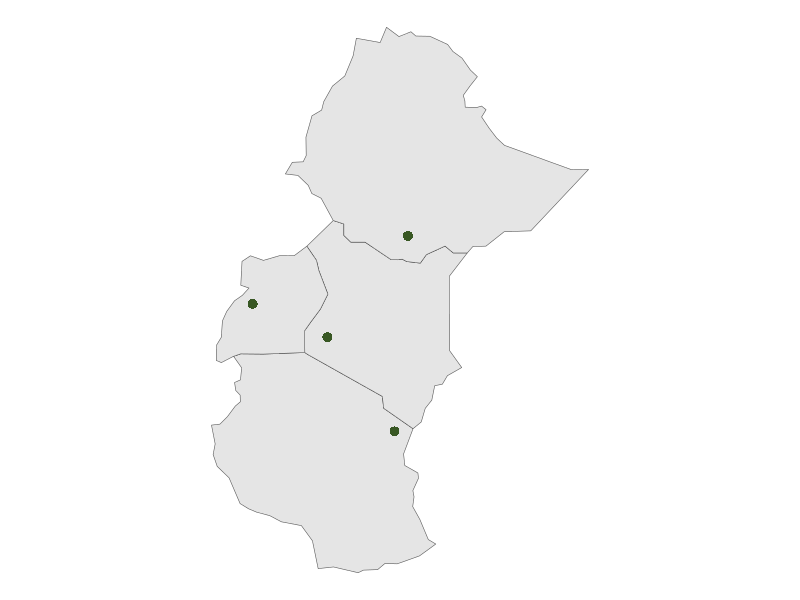
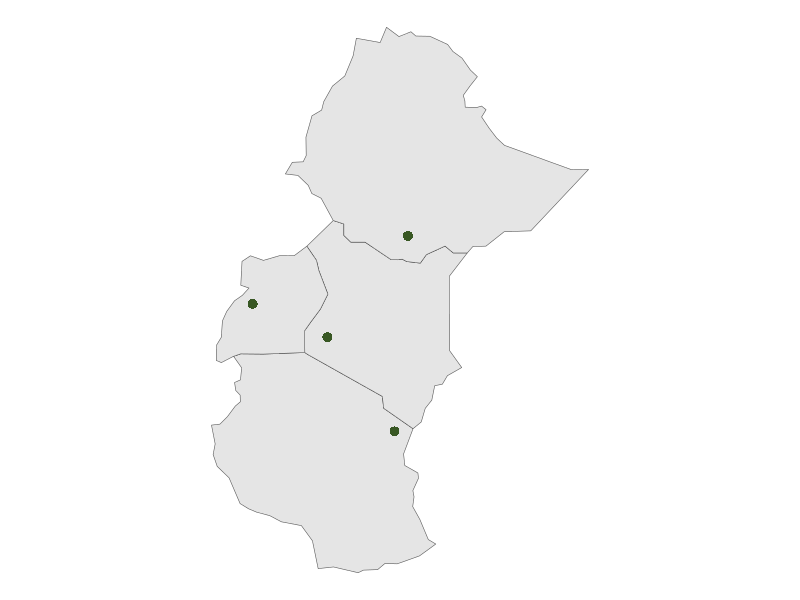

These figures' R source, in order:
library(rnaturalearth)
library(sf)
library(tidyverse)

cty <- ne_countries(returnclass='sf') %>%
  filter(sovereignt %in% c('Ethiopia', 'United Republic of Tanzania',
                           'Kenya', 'Uganda'))

df <- data.frame(x=c(38.948965, 35.009952, 31.353693, 38.296795),
                 y=c(4.754699, -0.199430, 1.432365, -4.805637)) %>%
  st_as_sf(coords=c('x', 'y'), crs=4326)

ggplot() + 
  geom_sf(data=cty) + 
  geom_sf(data=df, pch=16, size=3, color=rgb(56/255, 87/255, 35/255)) + 
  theme_void()

ggsave('G://My Drive/mine-food-security/graphic_fig.png')
